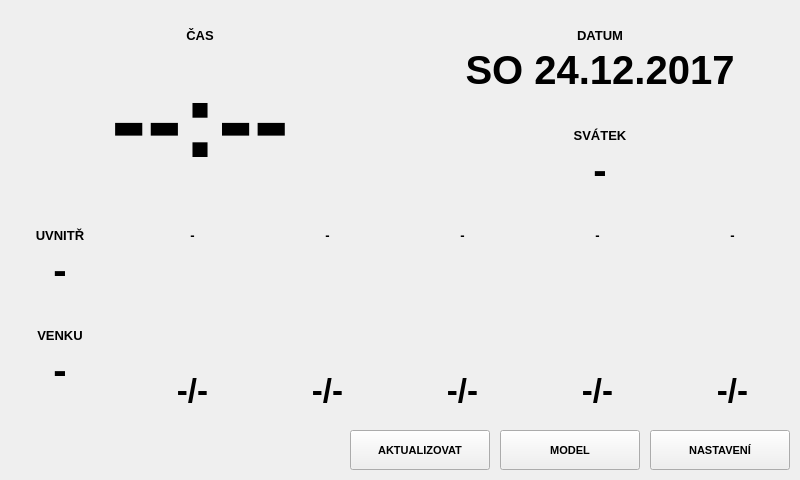
<?xml version="1.0" encoding="UTF-8"?>
<ui version="4.0">
 <class>Widget</class>
 <widget class="QWidget" name="Widget">
  <property name="geometry">
   <rect>
    <x>0</x>
    <y>0</y>
    <width>800</width>
    <height>480</height>
   </rect>
  </property>
  <property name="windowTitle">
   <string>Widget</string>
  </property>
  <property name="styleSheet">
   <string notr="true"/>
  </property>
  <widget class="QLabel" name="labelTime">
   <property name="geometry">
    <rect>
     <x>0</x>
     <y>20</y>
     <width>400</width>
     <height>200</height>
    </rect>
   </property>
   <property name="font">
    <font>
     <pointsize>80</pointsize>
     <weight>75</weight>
     <bold>true</bold>
    </font>
   </property>
   <property name="styleSheet">
    <string notr="true"/>
   </property>
   <property name="text">
    <string>--:--</string>
   </property>
   <property name="alignment">
    <set>Qt::AlignCenter</set>
   </property>
  </widget>
  <widget class="QLabel" name="labelDate">
   <property name="geometry">
    <rect>
     <x>400</x>
     <y>20</y>
     <width>400</width>
     <height>100</height>
    </rect>
   </property>
   <property name="font">
    <font>
     <pointsize>30</pointsize>
     <weight>75</weight>
     <bold>true</bold>
    </font>
   </property>
   <property name="styleSheet">
    <string notr="true"/>
   </property>
   <property name="text">
    <string>SO 24.12.2017</string>
   </property>
   <property name="alignment">
    <set>Qt::AlignCenter</set>
   </property>
  </widget>
  <widget class="QLabel" name="labelNameday">
   <property name="geometry">
    <rect>
     <x>400</x>
     <y>120</y>
     <width>400</width>
     <height>100</height>
    </rect>
   </property>
   <property name="font">
    <font>
     <pointsize>30</pointsize>
     <weight>75</weight>
     <bold>true</bold>
    </font>
   </property>
   <property name="styleSheet">
    <string notr="true"/>
   </property>
   <property name="text">
    <string>-</string>
   </property>
   <property name="alignment">
    <set>Qt::AlignCenter</set>
   </property>
  </widget>
  <widget class="QLabel" name="labelTempIn">
   <property name="geometry">
    <rect>
     <x>0</x>
     <y>220</y>
     <width>120</width>
     <height>100</height>
    </rect>
   </property>
   <property name="font">
    <font>
     <pointsize>30</pointsize>
     <weight>75</weight>
     <bold>true</bold>
    </font>
   </property>
   <property name="styleSheet">
    <string notr="true"/>
   </property>
   <property name="text">
    <string>-</string>
   </property>
   <property name="alignment">
    <set>Qt::AlignCenter</set>
   </property>
  </widget>
  <widget class="QLabel" name="labelTempOut">
   <property name="geometry">
    <rect>
     <x>0</x>
     <y>320</y>
     <width>120</width>
     <height>100</height>
    </rect>
   </property>
   <property name="font">
    <font>
     <pointsize>30</pointsize>
     <weight>75</weight>
     <bold>true</bold>
    </font>
   </property>
   <property name="styleSheet">
    <string notr="true"/>
   </property>
   <property name="text">
    <string>-</string>
   </property>
   <property name="alignment">
    <set>Qt::AlignCenter</set>
   </property>
  </widget>
  <widget class="QLabel" name="label">
   <property name="geometry">
    <rect>
     <x>0</x>
     <y>20</y>
     <width>400</width>
     <height>30</height>
    </rect>
   </property>
   <property name="font">
    <font>
     <pointsize>10</pointsize>
     <weight>75</weight>
     <bold>true</bold>
    </font>
   </property>
   <property name="accessibleName">
    <string>altText</string>
   </property>
   <property name="text">
    <string>ČAS</string>
   </property>
   <property name="alignment">
    <set>Qt::AlignCenter</set>
   </property>
  </widget>
  <widget class="QLabel" name="label_2">
   <property name="geometry">
    <rect>
     <x>400</x>
     <y>20</y>
     <width>400</width>
     <height>30</height>
    </rect>
   </property>
   <property name="font">
    <font>
     <pointsize>10</pointsize>
     <weight>75</weight>
     <bold>true</bold>
    </font>
   </property>
   <property name="accessibleName">
    <string>altText</string>
   </property>
   <property name="text">
    <string>DATUM</string>
   </property>
   <property name="alignment">
    <set>Qt::AlignCenter</set>
   </property>
  </widget>
  <widget class="QLabel" name="label_3">
   <property name="geometry">
    <rect>
     <x>400</x>
     <y>120</y>
     <width>400</width>
     <height>30</height>
    </rect>
   </property>
   <property name="font">
    <font>
     <pointsize>10</pointsize>
     <weight>75</weight>
     <bold>true</bold>
    </font>
   </property>
   <property name="accessibleName">
    <string>altText</string>
   </property>
   <property name="text">
    <string>SVÁTEK</string>
   </property>
   <property name="alignment">
    <set>Qt::AlignCenter</set>
   </property>
  </widget>
  <widget class="QLabel" name="label_4">
   <property name="geometry">
    <rect>
     <x>0</x>
     <y>220</y>
     <width>120</width>
     <height>30</height>
    </rect>
   </property>
   <property name="font">
    <font>
     <pointsize>10</pointsize>
     <weight>75</weight>
     <bold>true</bold>
    </font>
   </property>
   <property name="accessibleName">
    <string>altText</string>
   </property>
   <property name="text">
    <string>UVNITŘ</string>
   </property>
   <property name="alignment">
    <set>Qt::AlignCenter</set>
   </property>
  </widget>
  <widget class="QLabel" name="label_5">
   <property name="geometry">
    <rect>
     <x>0</x>
     <y>320</y>
     <width>120</width>
     <height>30</height>
    </rect>
   </property>
   <property name="font">
    <font>
     <pointsize>10</pointsize>
     <weight>75</weight>
     <bold>true</bold>
    </font>
   </property>
   <property name="accessibleName">
    <string>altText</string>
   </property>
   <property name="styleSheet">
    <string notr="true"/>
   </property>
   <property name="text">
    <string>VENKU</string>
   </property>
   <property name="alignment">
    <set>Qt::AlignCenter</set>
   </property>
  </widget>
  <widget class="QLabel" name="labelWeather0">
   <property name="geometry">
    <rect>
     <x>125</x>
     <y>249</y>
     <width>141</width>
     <height>111</height>
    </rect>
   </property>
   <property name="font">
    <font>
     <pointsize>30</pointsize>
     <weight>75</weight>
     <bold>true</bold>
    </font>
   </property>
   <property name="accessibleName">
    <string>icon</string>
   </property>
   <property name="styleSheet">
    <string notr="true"/>
   </property>
   <property name="text">
    <string/>
   </property>
   <property name="alignment">
    <set>Qt::AlignCenter</set>
   </property>
  </widget>
  <widget class="QLabel" name="labelDay0">
   <property name="geometry">
    <rect>
     <x>125</x>
     <y>220</y>
     <width>135</width>
     <height>30</height>
    </rect>
   </property>
   <property name="font">
    <font>
     <pointsize>10</pointsize>
     <weight>75</weight>
     <bold>true</bold>
    </font>
   </property>
   <property name="accessibleName">
    <string>altText</string>
   </property>
   <property name="styleSheet">
    <string notr="true"/>
   </property>
   <property name="text">
    <string>-</string>
   </property>
   <property name="alignment">
    <set>Qt::AlignCenter</set>
   </property>
  </widget>
  <widget class="QLabel" name="labelTemp0">
   <property name="geometry">
    <rect>
     <x>125</x>
     <y>360</y>
     <width>135</width>
     <height>60</height>
    </rect>
   </property>
   <property name="font">
    <font>
     <pointsize>25</pointsize>
     <weight>75</weight>
     <bold>true</bold>
    </font>
   </property>
   <property name="styleSheet">
    <string notr="true"/>
   </property>
   <property name="text">
    <string>-/-</string>
   </property>
   <property name="alignment">
    <set>Qt::AlignCenter</set>
   </property>
  </widget>
  <widget class="QLabel" name="labelTemp4">
   <property name="geometry">
    <rect>
     <x>665</x>
     <y>360</y>
     <width>135</width>
     <height>60</height>
    </rect>
   </property>
   <property name="font">
    <font>
     <pointsize>25</pointsize>
     <weight>75</weight>
     <bold>true</bold>
    </font>
   </property>
   <property name="styleSheet">
    <string notr="true"/>
   </property>
   <property name="text">
    <string>-/-</string>
   </property>
   <property name="alignment">
    <set>Qt::AlignCenter</set>
   </property>
  </widget>
  <widget class="QLabel" name="labelWeather4">
   <property name="geometry">
    <rect>
     <x>665</x>
     <y>250</y>
     <width>135</width>
     <height>111</height>
    </rect>
   </property>
   <property name="font">
    <font>
     <pointsize>30</pointsize>
     <weight>75</weight>
     <bold>true</bold>
    </font>
   </property>
   <property name="accessibleName">
    <string>icon</string>
   </property>
   <property name="styleSheet">
    <string notr="true"/>
   </property>
   <property name="text">
    <string/>
   </property>
   <property name="alignment">
    <set>Qt::AlignCenter</set>
   </property>
  </widget>
  <widget class="QLabel" name="labelDay4">
   <property name="geometry">
    <rect>
     <x>665</x>
     <y>220</y>
     <width>135</width>
     <height>30</height>
    </rect>
   </property>
   <property name="font">
    <font>
     <pointsize>10</pointsize>
     <weight>75</weight>
     <bold>true</bold>
    </font>
   </property>
   <property name="accessibleName">
    <string>altText</string>
   </property>
   <property name="styleSheet">
    <string notr="true"/>
   </property>
   <property name="text">
    <string>-</string>
   </property>
   <property name="alignment">
    <set>Qt::AlignCenter</set>
   </property>
  </widget>
  <widget class="QLabel" name="labelTemp3">
   <property name="geometry">
    <rect>
     <x>530</x>
     <y>360</y>
     <width>135</width>
     <height>60</height>
    </rect>
   </property>
   <property name="font">
    <font>
     <pointsize>25</pointsize>
     <weight>75</weight>
     <bold>true</bold>
    </font>
   </property>
   <property name="styleSheet">
    <string notr="true"/>
   </property>
   <property name="text">
    <string>-/-</string>
   </property>
   <property name="alignment">
    <set>Qt::AlignCenter</set>
   </property>
  </widget>
  <widget class="QLabel" name="labelWeather3">
   <property name="geometry">
    <rect>
     <x>530</x>
     <y>250</y>
     <width>135</width>
     <height>111</height>
    </rect>
   </property>
   <property name="font">
    <font>
     <pointsize>30</pointsize>
     <weight>75</weight>
     <bold>true</bold>
    </font>
   </property>
   <property name="accessibleName">
    <string>icon</string>
   </property>
   <property name="styleSheet">
    <string notr="true"/>
   </property>
   <property name="text">
    <string/>
   </property>
   <property name="alignment">
    <set>Qt::AlignCenter</set>
   </property>
  </widget>
  <widget class="QLabel" name="labelDay3">
   <property name="geometry">
    <rect>
     <x>530</x>
     <y>220</y>
     <width>135</width>
     <height>30</height>
    </rect>
   </property>
   <property name="font">
    <font>
     <pointsize>10</pointsize>
     <weight>75</weight>
     <bold>true</bold>
    </font>
   </property>
   <property name="accessibleName">
    <string>altText</string>
   </property>
   <property name="styleSheet">
    <string notr="true"/>
   </property>
   <property name="text">
    <string>-</string>
   </property>
   <property name="alignment">
    <set>Qt::AlignCenter</set>
   </property>
  </widget>
  <widget class="QLabel" name="labelTemp2">
   <property name="geometry">
    <rect>
     <x>395</x>
     <y>360</y>
     <width>135</width>
     <height>60</height>
    </rect>
   </property>
   <property name="font">
    <font>
     <pointsize>25</pointsize>
     <weight>75</weight>
     <bold>true</bold>
    </font>
   </property>
   <property name="styleSheet">
    <string notr="true"/>
   </property>
   <property name="text">
    <string>-/-</string>
   </property>
   <property name="alignment">
    <set>Qt::AlignCenter</set>
   </property>
  </widget>
  <widget class="QLabel" name="labelWeather2">
   <property name="geometry">
    <rect>
     <x>395</x>
     <y>249</y>
     <width>135</width>
     <height>111</height>
    </rect>
   </property>
   <property name="font">
    <font>
     <pointsize>30</pointsize>
     <weight>75</weight>
     <bold>true</bold>
    </font>
   </property>
   <property name="accessibleName">
    <string>icon</string>
   </property>
   <property name="styleSheet">
    <string notr="true"/>
   </property>
   <property name="text">
    <string/>
   </property>
   <property name="alignment">
    <set>Qt::AlignCenter</set>
   </property>
  </widget>
  <widget class="QLabel" name="labelDay2">
   <property name="geometry">
    <rect>
     <x>395</x>
     <y>220</y>
     <width>135</width>
     <height>30</height>
    </rect>
   </property>
   <property name="font">
    <font>
     <pointsize>10</pointsize>
     <weight>75</weight>
     <bold>true</bold>
    </font>
   </property>
   <property name="accessibleName">
    <string>altText</string>
   </property>
   <property name="styleSheet">
    <string notr="true"/>
   </property>
   <property name="text">
    <string>-</string>
   </property>
   <property name="alignment">
    <set>Qt::AlignCenter</set>
   </property>
  </widget>
  <widget class="QLabel" name="labelTemp1">
   <property name="geometry">
    <rect>
     <x>260</x>
     <y>360</y>
     <width>135</width>
     <height>60</height>
    </rect>
   </property>
   <property name="font">
    <font>
     <pointsize>25</pointsize>
     <weight>75</weight>
     <bold>true</bold>
    </font>
   </property>
   <property name="styleSheet">
    <string notr="true"/>
   </property>
   <property name="text">
    <string>-/-</string>
   </property>
   <property name="alignment">
    <set>Qt::AlignCenter</set>
   </property>
  </widget>
  <widget class="QLabel" name="labelWeather1">
   <property name="geometry">
    <rect>
     <x>260</x>
     <y>250</y>
     <width>135</width>
     <height>111</height>
    </rect>
   </property>
   <property name="font">
    <font>
     <pointsize>30</pointsize>
     <weight>75</weight>
     <bold>true</bold>
    </font>
   </property>
   <property name="accessibleName">
    <string>icon</string>
   </property>
   <property name="styleSheet">
    <string notr="true"/>
   </property>
   <property name="text">
    <string/>
   </property>
   <property name="alignment">
    <set>Qt::AlignCenter</set>
   </property>
  </widget>
  <widget class="QLabel" name="labelDay1">
   <property name="geometry">
    <rect>
     <x>260</x>
     <y>220</y>
     <width>135</width>
     <height>30</height>
    </rect>
   </property>
   <property name="font">
    <font>
     <pointsize>10</pointsize>
     <weight>75</weight>
     <bold>true</bold>
    </font>
   </property>
   <property name="accessibleName">
    <string>altText</string>
   </property>
   <property name="styleSheet">
    <string notr="true"/>
   </property>
   <property name="text">
    <string>-</string>
   </property>
   <property name="alignment">
    <set>Qt::AlignCenter</set>
   </property>
  </widget>
  <widget class="QLabel" name="labelWeatherUpdateTime">
   <property name="geometry">
    <rect>
     <x>560</x>
     <y>410</y>
     <width>231</width>
     <height>16</height>
    </rect>
   </property>
   <property name="font">
    <font>
     <pointsize>6</pointsize>
     <weight>75</weight>
     <bold>true</bold>
    </font>
   </property>
   <property name="accessibleName">
    <string>altText</string>
   </property>
   <property name="text">
    <string/>
   </property>
   <property name="alignment">
    <set>Qt::AlignRight|Qt::AlignTrailing|Qt::AlignVCenter</set>
   </property>
  </widget>
  <widget class="QPushButton" name="pushButtonConfig">
   <property name="geometry">
    <rect>
     <x>650</x>
     <y>430</y>
     <width>140</width>
     <height>40</height>
    </rect>
   </property>
   <property name="font">
    <font>
     <pointsize>8</pointsize>
     <weight>75</weight>
     <bold>true</bold>
    </font>
   </property>
   <property name="accessibleName">
    <string>textAlt</string>
   </property>
   <property name="styleSheet">
    <string notr="true"/>
   </property>
   <property name="text">
    <string>NASTAVENÍ</string>
   </property>
  </widget>
  <widget class="QPushButton" name="pushButtonUpdate">
   <property name="geometry">
    <rect>
     <x>350</x>
     <y>430</y>
     <width>140</width>
     <height>40</height>
    </rect>
   </property>
   <property name="font">
    <font>
     <pointsize>8</pointsize>
     <weight>75</weight>
     <bold>true</bold>
    </font>
   </property>
   <property name="styleSheet">
    <string notr="true"/>
   </property>
   <property name="text">
    <string>AKTUALIZOVAT</string>
   </property>
  </widget>
  <widget class="QLabel" name="labelVersion">
   <property name="geometry">
    <rect>
     <x>10</x>
     <y>460</y>
     <width>141</width>
     <height>20</height>
    </rect>
   </property>
   <property name="font">
    <font>
     <pointsize>6</pointsize>
     <weight>75</weight>
     <bold>true</bold>
    </font>
   </property>
   <property name="accessibleName">
    <string>altText</string>
   </property>
   <property name="text">
    <string/>
   </property>
   <property name="alignment">
    <set>Qt::AlignLeading|Qt::AlignLeft|Qt::AlignVCenter</set>
   </property>
  </widget>
  <widget class="QPushButton" name="pushButtonModel">
   <property name="geometry">
    <rect>
     <x>500</x>
     <y>430</y>
     <width>140</width>
     <height>40</height>
    </rect>
   </property>
   <property name="font">
    <font>
     <pointsize>8</pointsize>
     <weight>75</weight>
     <bold>true</bold>
    </font>
   </property>
   <property name="accessibleName">
    <string>textAlt</string>
   </property>
   <property name="styleSheet">
    <string notr="true"/>
   </property>
   <property name="text">
    <string>MODEL</string>
   </property>
  </widget>
  <zorder>labelTime</zorder>
  <zorder>labelDate</zorder>
  <zorder>labelNameday</zorder>
  <zorder>labelTempIn</zorder>
  <zorder>labelTempOut</zorder>
  <zorder>label</zorder>
  <zorder>label_2</zorder>
  <zorder>label_3</zorder>
  <zorder>label_4</zorder>
  <zorder>label_5</zorder>
  <zorder>labelWeather0</zorder>
  <zorder>labelDay0</zorder>
  <zorder>labelTemp0</zorder>
  <zorder>labelWeather3</zorder>
  <zorder>labelDay3</zorder>
  <zorder>labelWeather2</zorder>
  <zorder>labelDay2</zorder>
  <zorder>labelWeather1</zorder>
  <zorder>labelDay1</zorder>
  <zorder>labelTemp1</zorder>
  <zorder>labelTemp2</zorder>
  <zorder>labelTemp3</zorder>
  <zorder>labelWeather4</zorder>
  <zorder>labelTemp4</zorder>
  <zorder>labelDay4</zorder>
  <zorder>labelWeatherUpdateTime</zorder>
  <zorder>pushButtonConfig</zorder>
  <zorder>pushButtonUpdate</zorder>
  <zorder>labelVersion</zorder>
  <zorder>pushButtonModel</zorder>
 </widget>
 <layoutdefault spacing="6" margin="11"/>
 <resources/>
 <connections/>
</ui>
